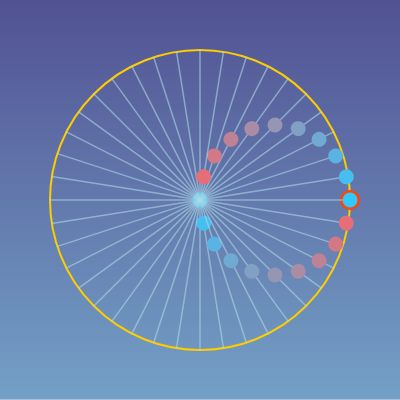
Frame 1 (no input)
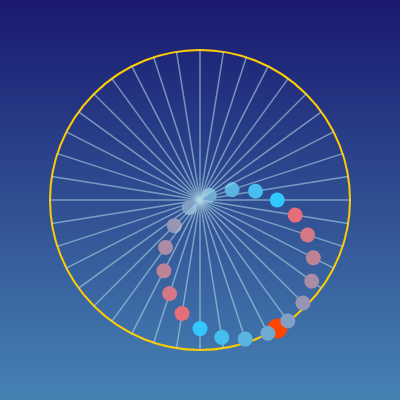
Frame 60 (no input)
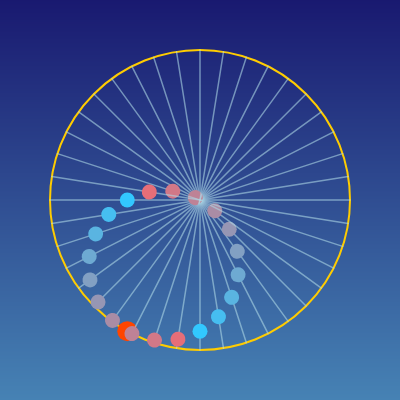
Frame 120 (the mouse pressed at the canvas centre since frame 60)

The p5.js sketch that drew these frames (run headless with seeded random() and noise() and a simulated clock; from frame 60 on, the mouse is pressed at the canvas centre):

// p5.js sketch
// ── sketch.js
// let x, y;
// let angle = 0;
// let r = 150;
// let shiftingAngle = [];
// let numAxis = 10;
// let x2 = [];
// let y2 = [];
// function setup() {
//   createCanvas(400, 400);
//   angleMode(DEGREES);
//   for (let i = 0; i < numAxis; i++) {
//     shiftingAngle[i] = (i * 90) / numAxis;
//   }
// }

// function draw() {
//   background(79, 148, 167);
//   stroke(255, 100);
//   // angle = map(mouseX, 0, width, 0, 368); // If you wanna do it with mouse movement
//   x = r * cos(angle);
//   y = r * sin(angle);

//   translate(width / 2, height / 2);
//   noFill();
//   ellipse(0, 0, r * 2, r * 2);
//   fill(0);
//   ellipse(x, y, 20, 20);

//   // fill(255);
//   // ellipse(x, 0, 20, 20);
//   // ellipse(0, y, 20, 20);

//   // line(-r, 0, r, 0);
//   // line(0, -r, 0, r);
//   for (let i = 0; i < numAxis; i++) {
//     x2[i] = r * cos(angle + shiftingAngle[i]);
//     y2[i] = r * sin(angle + shiftingAngle[i]);
//     push();
//     rotate(-shiftingAngle[i]);
//     // stroke(0, 0, 255);
//     line(-r, 0, r, 0);
//     // stroke(0, 255, 0);
//     line(0, -r, 0, r);

//     fill(255);
//     ellipse(x2[i], 0, 20, 20);
//     ellipse(0, y2[i], 20, 20);
//     pop();
//   }
//   angle += 1;
// }

let x, y;
let angle = 0;
let r = 150;
let shiftingAngle = [];
let numAxis = 10;
let x2 = [];
let y2 = [];

function setup() {
  createCanvas(400, 400);
  angleMode(DEGREES);
  for (let i = 0; i < numAxis; i++) {
    shiftingAngle[i] = (i * 90) / numAxis;
  }
}

function draw() {
  // Gradient background
  for (let i = 0; i < height; i++) {
    let inter = map(i, 0, height, 0, 1);
    let c = lerpColor(color(25, 25, 112), color(70, 130, 180), inter);
    stroke(c);
    line(0, i, width, i);
  }

  stroke(255, 150);
  x = r * cos(angle);
  y = r * sin(angle);

  translate(width / 2, height / 2);
  noFill();
  strokeWeight(2);
  stroke(255, 204, 0);
  ellipse(0, 0, r * 2, r * 2);

  fill(255, 69, 0);
  noStroke();
  ellipse(x, y, 20, 20);

  for (let i = 0; i < numAxis; i++) {
    x2[i] = r * cos(angle + shiftingAngle[i]);
    y2[i] = r * sin(angle + shiftingAngle[i]);
    push();
    rotate(-shiftingAngle[i]);

    strokeWeight(1.5);
    stroke(173, 216, 230, 150);
    line(-r, 0, r, 0);
    line(0, -r, 0, r);

    fill(50 + i * 20, 200 - i * 10, 255 - i * 15);
    noStroke();
    ellipse(x2[i], 0, 15, 15);
    ellipse(0, y2[i], 15, 15);
    pop();
  }
  angle += 1;
}

// ── style.css
html,
body {
  margin: 0;
  padding: 0;
  display: flex;
  align-items: center;
  justify-content: center;
  min-height: 100vh;
  flex-direction: column;
  background-color: black;
  color: white;
}

canvas {
  display: block;
  border-radius: 20px;
  box-shadow: 10px 10px 4px rgba(255, 255, 255);
  cursor: pointer;
  transition: box-shadow 0.6s ease-in-out;
}

canvas:hover {
  box-shadow: 50px 20px 0px rgba(255, 255, 255);
}
